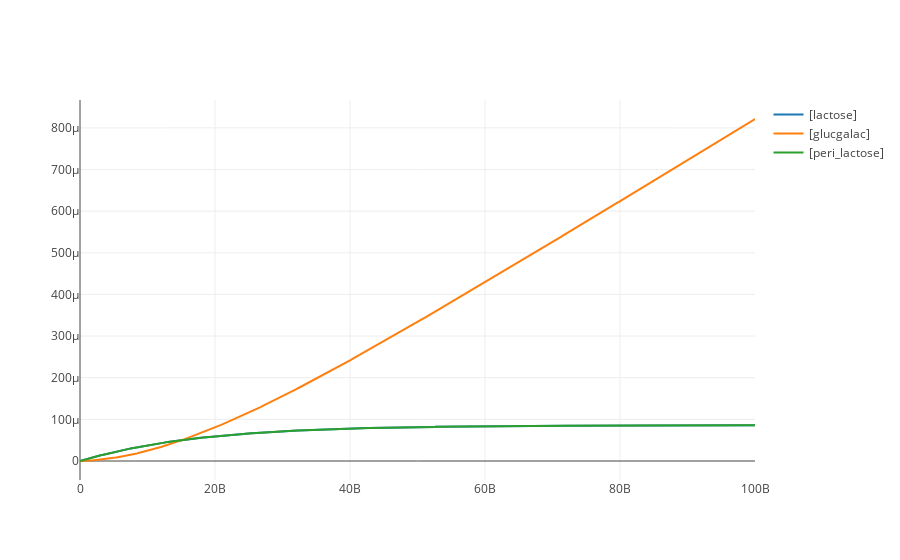

The code cell stored with this chart in its notebook:
### Code cell
LacPath.reset()
LacPath.simulate(0., 10e10, 1000) #'S1','J1'
LacPath.plot()

LacPath.steadyStateSelections = ['[lactose]',"J34"]
values = LacPath.getSteadyStateValues()
selections = LacPath.steadyStateSelections
print(values)
print(selections)

### Figure 1 — Plotly figure (JSON) as saved in the notebook; plotly's stock layout.template omitted (floating-point values rounded to 4 significant figures; data arrays with more than 128 entries replaced by an {"elided": "..."} marker saying what was removed)
{"data": [{"type": "scatter", "x": {"elided": "1000 float values"}, "y": {"elided": "1000 float values"}, "name": "[lactose]", "opacity": 1, "mode": "lines"}, {"type": "scatter", "x": {"elided": "1000 float values"}, "y": {"elided": "1000 float values"}, "name": "[glucgalac]", "opacity": 1, "mode": "lines"}, {"type": "scatter", "x": {"elided": "1000 float values"}, "y": {"elided": "1000 float values"}, "name": "[peri_lactose]", "opacity": 1, "mode": "lines"}], "layout": {}}
